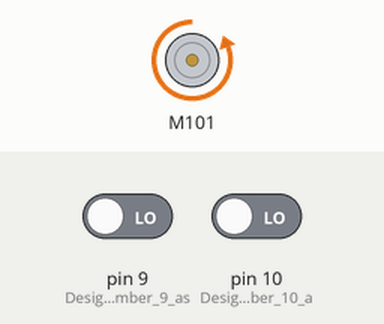
The sketch below on a simulated Arduino Uno, built with avr-gcc and run on an emulated ATmega328P. Shown: DC motor (green arrow = forward, orange = backward, longer = faster). Inputs (shaded band) come from the test bench; at power-on: pin 9 (Designate_Pin_number_9_as) LOW, pin 10 (Designate_Pin_number_10_a) LOW. What the sketch prints to the serial monitor is not drawn.

Above: at 1.2 s.
1.3 s: pin 9 (Designate_Pin_number_9_as) driven HIGH and pin 10 (Designate_Pin_number_10_a) driven HIGH
At 2.5 s:
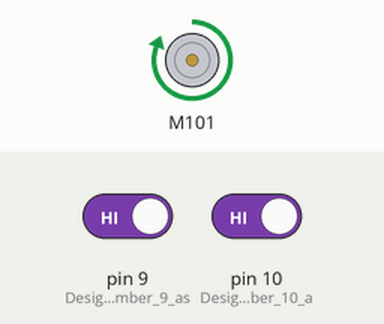
Timing chart, 0 to 4.3 s (numbered marks = the images above; inputs shaded):
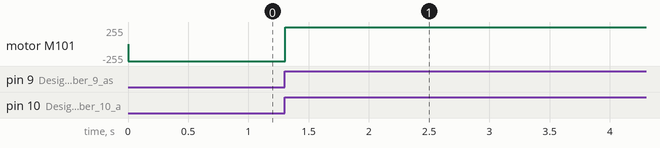

The sketch:

Motor_Control_For_Robot.ino
```cpp
#include <MotorDriver.h>

//Create an instance of the motor Driver library
MotorDriver m;

//Create Variables to hold state of the switches
int switch1State;
int switch2State;


void setup()
{
  //We use the servo connections ( top left corner on motor shield as our switch inputs)
  // The Servo1 S pin is pin 10
  //The Servo2 S pin is connected to Arduino Pin 10
  //Because the switch acts as an input device, we connect the center terminals of the DPDT switch to S pins on the servo connector.
  pinMode(9, INPUT);// Designate Pin number 9 as an input
  pinMode(10, INPUT);// Designate Pin number 10 as an input.
  Serial.begin(115200);// We can see the status of the pins using a Serial Connection
}


void loop()
{
  switch1State=digitalRead(9);
  switch2State=digitalRead(10);

  //Print the Status of the Switches on the Serial Terminal
  Serial.print("Switch 1 Reports");
  Serial.println(switch1State);

  Serial.print("Switch 2 Reports");
  Serial.println(switch2State);

  // Both Switch 1 *and* Switch 2 have been connected to 5V pin.
  // Put the Motor in FWD direction
  if(switch1State && switch2State)
  {
     m.motor(1,FORWARD,255);
  }

  // Both Switch 1 *and* Switch 2 have been connected to GND pin.
  //Notice the Exclamation marks which allow inversion of logic.
  //Put the Motor in BACKWARD/Reverse direction
  if(!switch1State && !switch2State)
  {
     m.motor(1,BACKWARD,255);
  }


}
```

Measured:
- after the input at 1.3 s, motor M101: backward 255/255 → forward 255/255 at once
